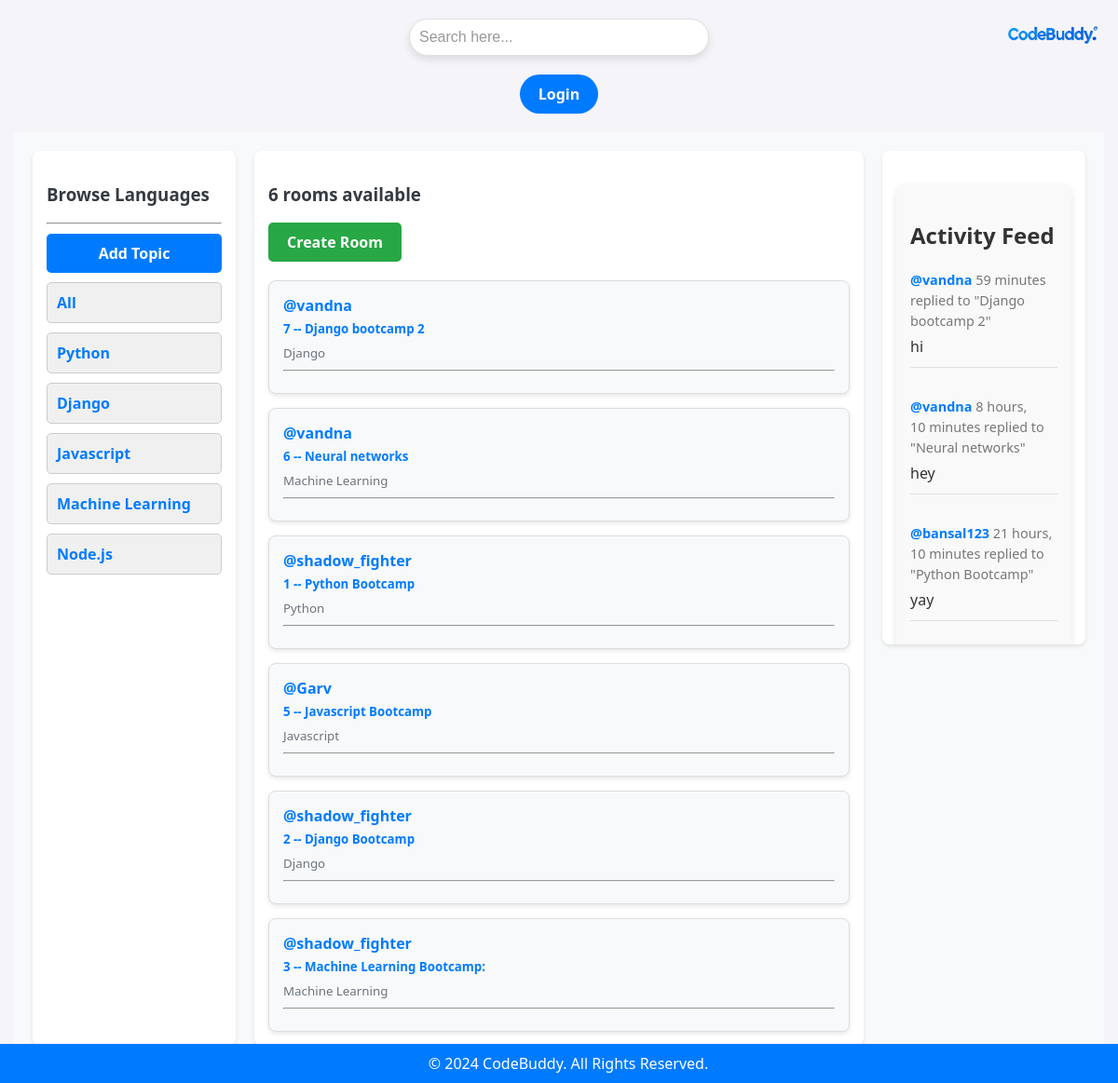
The page / on the database its author committed.
### base1/models.py (models this page shows, shortened)
class Topic(models.Model):
    name = models.CharField(max_length=200)
    def __str__(self):
        return self.name

class Room(models.Model):
    host = models.ForeignKey(User, on_delete=models.SET_NULL, null = True)
    topic = models.ForeignKey(Topic, on_delete=models.SET_NULL, null = True)
    name = models.CharField(max_length=200)
    description = models.TextField(null = True)
    participants = models.ManyToManyField(User, related_name='participants', blank = True)
    updated = models.DateTimeField(auto_now= True)
    createds = models.DateTimeField(auto_now_add=True)
    class Meta:
        ordering = ['-updated', '-createds']
    def __str__(self):
        return self.name

class messages(models.Model):
    user = models.ForeignKey(User, on_delete=models.CASCADE)
    room = models.ForeignKey(Room, on_delete = models.CASCADE)
    body = models.TextField()
    updated = models.DateTimeField(auto_now= True)
    createds = models.DateTimeField(auto_now_add=True)
    class Meta:
        ordering = ['-updated', '-createds']

### base1/views.py (the view)
# urls.py: path('', views.home, name = "home" ),
def home(request):
    q = request.GET.get('q') if request.GET.get('q') != None else ''
    rooms = Room.objects.filter(
        Q(topic__name__icontains = q) |
        Q(name__icontains = q) |
        Q(description__icontains = q)
        )
    topics = Topic.objects.all()
    count_rooms = rooms.count()
    room_messages = messages.objects.filter(
        Q(room__topic__name__icontains = q)
    )
    context = {"rooms": rooms, "topics": topics, "count_rooms": count_rooms, "room_messages":room_messages}
    return render(request,'base1/home.html', context)

### base1/templates/base1/home.html (shortened to what this page needs)
{% extends "main.html" %}
{% block content %}
<div class="home-container">
    <div>
        {% include 'base1/topics_component.html' %}
    </div>
    <div>
        {% include 'base1/feed_component.html' %}
    </div>
    <div class="activity-feed">
        {% include 'base1/activity_component.html' %}
    </div>
</div>
{% endblock %}

### base1/templates/base1/topics_component.html (shortened to what this page needs)
<h3>Browse Languages</h3>
<hr>
<div class="topics-container">
    <a href="{% url 'create-topic' %}" class="add-topic-btn">Add Topic</a>
    <div class="topic-item">
        <a href="{% url 'home' %}" class="topic-link">All</a>
    </div>
    {% for topic in topics %}
    <div class="topic-item">
        <a href="{% url 'home' %}?q={{ topic.name }}" class="topic-link">{{ topic }}</a>
    </div>
    {% endfor %}
</div>

### base1/templates/base1/feed_component.html (shortened to what this page needs)
<h3>{{count_rooms}} rooms available</h3>
<a href="{% url 'create-room' %}" class="create-room-button">Create Room</a>
<div class="room-list">
    {% for room in rooms %}
    <div class="room-card">
        <span class="room-host"><a href="{% url 'user-profile' room.host.id %}">@{{room.host}}</a></span>
        <h5 class="room-title">{{room.id}} -- <a href="{% url 'room' room.id %}">{{room.name}}</a></h5>
        <small class="room-topic">{{room.topic}}</small>
        <hr>
    </div>
    {% endfor %}
</div>

### base1/templates/base1/activity_component.html (shortened to what this page needs)
<!DOCTYPE html>
<html lang="en">
<head>
</head>
<body>
    <div class="activity-feed-container">
        <h3>Activity Feed</h3>
        {% for message in room_messages %}
        <div class="activity-message">
            <small>
                <a href="{% url 'user-profile' message.user.id %}">@{{ message.user }}</a>
                {{ message.createds|timesince }}
            </small>
            <small> replied to "{{ message.room }}" </small>
            <p>{{ message.body }}</p>
            <hr>
        </div>
        {% endfor %}
    </div>
</body>
</html>

### templates/main.html (style rules this page uses)
body { font-family: 'Segoe UI', Tahoma, Geneva, Verdana, sans-serif; background-color: #f4f4f9; margin: 0; padding: 0; color: #333; }
a { text-decoration: none; color: #007bff; }
h1, h2, h3 { color: #333; font-weight: 600; }

### templates/navbar.html (style rules this page uses)
body { font-family: 'Segoe UI', Tahoma, Geneva, Verdana, sans-serif; background-color: #f4f4f9; margin: 0; padding: 0; color: #333; }
h3 { color: #333; font-weight: 600; }
a { text-decoration: none; color: #007bff; font-weight: bold; }

### base1/templates/base1/home.html (style rules this page uses)
.home-container { display: grid; grid-template-columns: 1fr 3fr 1fr; gap: 20px; padding: 20px; background-color: #f8f9fa; }
.home-container > div { background-color: white; border-radius: 8px; box-shadow: 0 2px 4px rgba(0, 0, 0, 0.1); padding: 15px; }
.activity-feed { max-height: 500px; overflow-y: auto; }
h3 { color: #343a40; }

### base1/templates/base1/topics_component.html (style rules this page uses)
.topics-container { display: flex; flex-direction: column; gap: 10px; margin-top: 10px; }
.add-topic-btn { display: inline-block; background-color: #007bff; color: white; padding: 10px 20px; border-radius: 5px; text-align: center; font-weight: bold; text-decoration: none; transition: background-color 0.3s; }
.topic-item { background-color: #f0f0f0; border: 1px solid #ccc; border-radius: 5px; padding: 10px; transition: background-color 0.3s; }
.topic-link { text-decoration: none; color: #007bff; font-weight: bold; display: block; }

### base1/templates/base1/feed_component.html (style rules this page uses)
.create-room-button { display: inline-block; padding: 10px 20px; background-color: #28a745; color: white; text-decoration: none; border-radius: 5px; margin-bottom: 20px; transition: background-color 0.3s ease; }
.room-list { display: flex; flex-direction: column; gap: 15px; }
.room-card { padding: 15px; background-color: #f8f9fa; border: 1px solid #ddd; border-radius: 8px; box-shadow: 0px 2px 5px rgba(0, 0, 0, 0.1); }
.room-host { font-weight: bold; color: #333; }
.room-title { margin: 5px 0; color: #007bff; }
.room-topic { color: #6c757d; }

### base1/templates/base1/activity_component.html (style rules this page uses)
.activity-feed-container { max-width: 600px; margin: 20px auto; padding: 15px; background-color: #f9f9f9; border-radius: 10px; box-shadow: 0 4px 8px rgba(0, 0, 0, 0.1); }
.activity-feed-container h3 { font-size: 1.5rem; color: #333; margin-bottom: 10px; }
.activity-message { padding: 10px 0; }
.activity-message small { color: #777; font-size: 0.9rem; }
.activity-message p { color: #333; font-size: 1rem; margin: 5px 0; line-height: 1.5; }
.activity-message a { text-decoration: none; color: #007bff; }
.activity-message hr { border: 0; border-top: 1px solid #e0e0e0; margin: 10px 0; }

### rows shown on the page
Topic: name "Python"
Topic: name "Django"
Topic: name "Javascript"
Topic: name "Machine Learning"
Topic: name "Node.js"
Room: host "vandna", id "7", name "Django bootcamp 2", topic "Django"
Room: host "vandna", id "6", name "Neural networks", topic "Machine Learning"
Room: host "shadow_fighter", id "1", name "Python Bootcamp", topic "Python"
Room: host "Garv", id "5", name "Javascript Bootcamp", topic "Javascript"
Room: host "shadow_fighter", id "2", name "Django Bootcamp", topic "Django"
Room: host "shadow_fighter", id "3", name "Machine Learning Bootcamp:", topic "Machine Learning"
messages: user "vandna", createds "59 minutes", room "Django bootcamp 2", body "hi"
messages: user "vandna", createds "8 hours, 10 minutes", room "Neural networks", body "hey"
messages: user "bansal123", createds "21 hours, 10 minutes", room "Python Bootcamp", body "yay"

### other values the page prints
{{ count_rooms }} "6"
